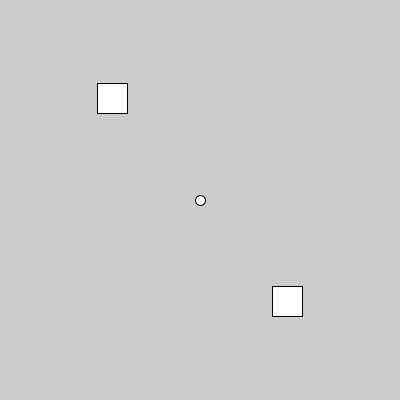
Frame 1 (no input)
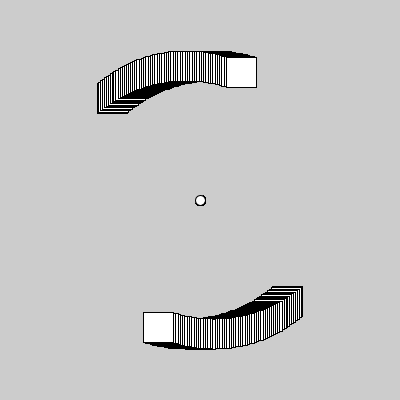
Frame 60 (the mouse pressed at the canvas centre just before this capture)
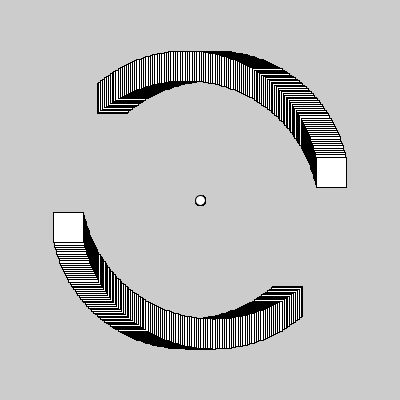
Frame 120 (the mouse held since frame 60 and released just before this capture)

The Processing sketch that drew these frames (run headless with seeded random() and noise(); from frame 60 on, the mouse is pressed at the canvas centre):

// Processing sketch: squareAtAngle
// ── squareAtAngle.pde
// move 134 pixels at 48 degrees from 200, 200;
float degrees = 48;
void setup() {
  size(400, 400);
}

void draw() {
  ellipse(200, 200, 10, 10);
  degrees += 1;
  float x = cos( radians(degrees) ) * 134;
  float y = sin( radians(degrees) ) * 134;

  rectMode(CENTER);
  rect( 200 + x, 200+ y, 30, 30);

  float offset = radians(180);
  float x1 = cos( radians(degrees) + offset ) * 134;
  float y1 = sin( radians(degrees) + offset ) * 134;
  rect(200 + x1, 200 + y1, 30, 30);
}
